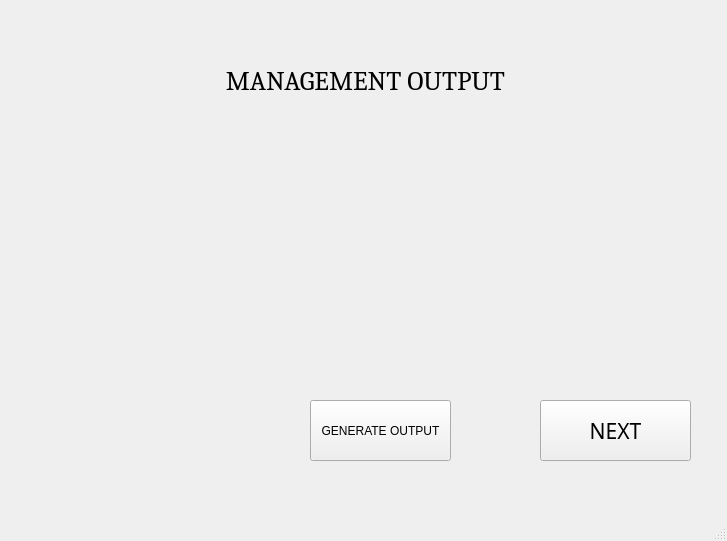
<?xml version="1.0" encoding="UTF-8"?>
<ui version="4.0">
 <class>MainWindow</class>
 <widget class="QMainWindow" name="MainWindow">
  <property name="geometry">
   <rect>
    <x>0</x>
    <y>0</y>
    <width>727</width>
    <height>541</height>
   </rect>
  </property>
  <property name="windowTitle">
   <string>MainWindow</string>
  </property>
  <widget class="QWidget" name="centralwidget">
   <widget class="QLabel" name="label_10">
    <property name="geometry">
     <rect>
      <x>130</x>
      <y>60</y>
      <width>471</width>
      <height>41</height>
     </rect>
    </property>
    <property name="font">
     <font>
      <family>Cambria</family>
      <pointsize>20</pointsize>
     </font>
    </property>
    <property name="text">
     <string>MANAGEMENT OUTPUT</string>
    </property>
    <property name="alignment">
     <set>Qt::AlignCenter</set>
    </property>
   </widget>
   <widget class="QPushButton" name="nextButton">
    <property name="geometry">
     <rect>
      <x>540</x>
      <y>400</y>
      <width>151</width>
      <height>61</height>
     </rect>
    </property>
    <property name="font">
     <font>
      <family>Corbel Light</family>
      <pointsize>16</pointsize>
     </font>
    </property>
    <property name="text">
     <string>NEXT</string>
    </property>
   </widget>
   <widget class="QLabel" name="managementOutputLabel">
    <property name="geometry">
     <rect>
      <x>10</x>
      <y>130</y>
      <width>711</width>
      <height>191</height>
     </rect>
    </property>
    <property name="font">
     <font>
      <family>Century751 BT</family>
      <pointsize>14</pointsize>
     </font>
    </property>
    <property name="text">
     <string/>
    </property>
    <property name="alignment">
     <set>Qt::AlignCenter</set>
    </property>
   </widget>
   <widget class="QPushButton" name="pushButton">
    <property name="geometry">
     <rect>
      <x>310</x>
      <y>400</y>
      <width>141</width>
      <height>61</height>
     </rect>
    </property>
    <property name="text">
     <string>GENERATE OUTPUT</string>
    </property>
   </widget>
  </widget>
  <widget class="QMenuBar" name="menubar">
   <property name="geometry">
    <rect>
     <x>0</x>
     <y>0</y>
     <width>727</width>
     <height>21</height>
    </rect>
   </property>
  </widget>
  <widget class="QStatusBar" name="statusbar"/>
 </widget>
 <resources/>
 <connections/>
</ui>
